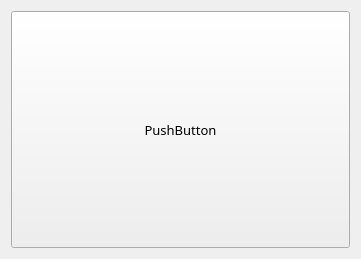
<?xml version="1.0" encoding="UTF-8"?>
<ui version="4.0">
 <class>Form</class>
 <widget class="QWidget" name="Form">
  <property name="geometry">
   <rect>
    <x>0</x>
    <y>0</y>
    <width>361</width>
    <height>259</height>
   </rect>
  </property>
  <property name="windowTitle">
   <string>Form</string>
  </property>
  <layout class="QGridLayout" name="gridLayout">
   <item row="1" column="0">
    <layout class="QVBoxLayout" name="verticalLayout">
     <item>
      <widget class="QPushButton" name="pushButton">
       <property name="sizePolicy">
        <sizepolicy hsizetype="Preferred" vsizetype="Preferred">
         <horstretch>0</horstretch>
         <verstretch>0</verstretch>
        </sizepolicy>
       </property>
       <property name="font">
        <font>
         <family>나눔고딕</family>
         <pointsize>10</pointsize>
        </font>
       </property>
       <property name="styleSheet">
        <string notr="true">font-size: 80%;</string>
       </property>
       <property name="text">
        <string>PushButton</string>
       </property>
      </widget>
     </item>
    </layout>
   </item>
  </layout>
 </widget>
 <resources/>
 <connections/>
</ui>
